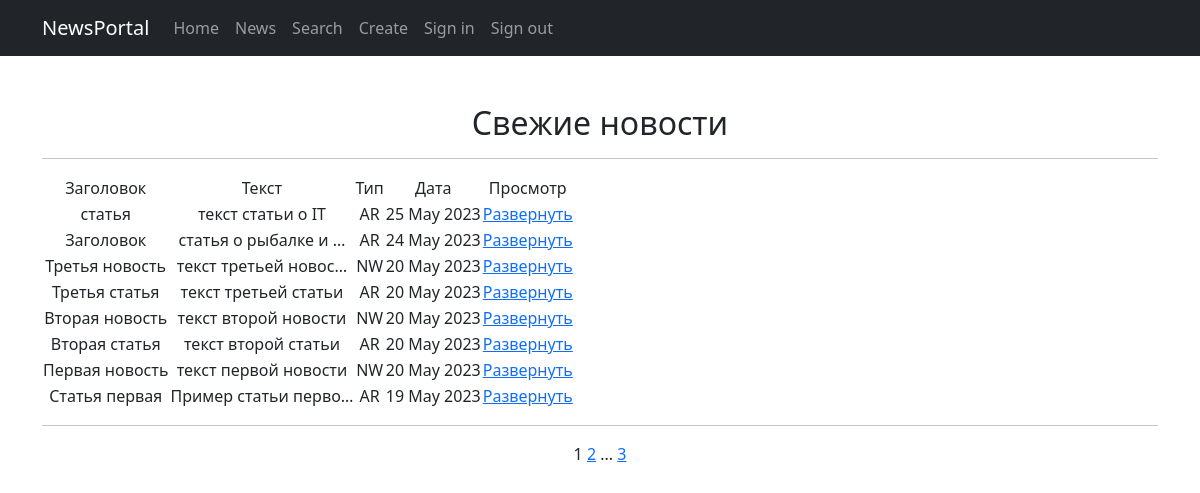
Page /news/ on the committed database.
### newsapp/models.py (models this page shows, shortened)
class Post(models.Model):
    news = 'NW'
    article = 'AR'
    CATEGORY_CHOISES = [
        (news, 'Новость'),
        (article, 'Статья'),
    ]
    category_type = models.CharField(max_length=2, choices=CATEGORY_CHOISES, default=news)
    title = models.CharField(max_length=255)
    description = models.TextField()
    date_creation = models.DateTimeField(auto_now_add=True)
    category = models.ForeignKey(
        to='Category',
        on_delete=models.CASCADE,
        related_name='posts',
    )

### newsapp/views.py (the view)
# urls.py: path('', PostList.as_view(), name='post_list'),
class PostList(ListView):
    model = Post
    ordering = '-id'
    template_name = 'posts.html'
    context_object_name = 'posts'
    paginate_by = 8
    def get_queryset(self):
        queryset = super().get_queryset()
        self.filterset = PostFilter(self.request.GET, queryset)
        return self.filterset.qs
    def get_context_data(self, **kwargs):
        context = super().get_context_data(**kwargs)
        context['time_now'] = datetime.utcnow()
        context['filterset'] = self.filterset
        return context

### newsapp/templatetags/custom_filters.py (called while the page is built)
@register.filter()
def censor(text):
    censored_list = []
    for i in text.split():
        if i.isdigit() is not True:
            if i.lower() in STOP_LIST:
                i = i[0] + '*'*(len(i) - 1)
                censored_list.append(i)
            else:
                censored_list.append(i)
        else:
            i = '<Ошибка>'
            censored_list.append(i)
    return ' '.join(censored_list)

### newsapp/templatetags/custom_tags.py (called while the page is built)
@register.simple_tag(takes_context=True)
def url_replace(context, **kwargs):
    d = context['request'].GET.copy()
    for k, v in kwargs.items():
        d[k] = v
    return d.urlencode()

### templates/posts.html (shortened to what this page needs)
{% extends 'flatpages/default.html' %}
{% load custom_filters %}
{% load custom_tags %}
{% block content %}
    <h2>Свежие новости</h2>
    <hr>
    {% if posts %}
        <table>
            <tr>
                <td>Заголовок</td>
                <td>Текст</td>
                <td>Тип</td>
                <td>Дата</td>
                <td>Просмотр</td>
            </tr>
            {% for post in posts %}
            <tr>
                <td>{{ post.title|censor }}</td>
                <td>{{ post.description|truncatechars:20|censor }}</td>
                <td>{{ post.category_type|truncatechars:2 }}</td>
                <td>{{ post.date_creation|date:'d M Y' }}</td>
                <td>
                    <a href="{% url 'post_detail' pk=post.id %}">Развернуть</a>
                </td>
                <td>
                </td>
            </tr>
            {% endfor %}
        </table>
            <hr>
    {% else %}
        <h2>Новостей еще нет!</h2>
    {% endif %}
   {{ page_obj.number }}
   {% if page_obj.has_next %}
       <a href="?{% url_replace page=page_obj.next_page_number %}">{{ page_obj.next_page_number }}</a>
       {% if paginator.num_pages != page_obj.next_page_number %}
           ...
           <a href="?{% url_replace page=page_obj.paginator.num_pages %}">{{ page_obj.paginator.num_pages }}</a>
       {% endif %}
   {% endif %}
{% endblock content %}

### templates/flatpages/default.html (shortened to what this page needs)
<!DOCTYPE html>
<html lang="en">
    <head>
        {% load static %}
        <link href="{% static 'css/styles.css' %}" rel="stylesheet" />
    </head>
    <body>
        <nav class="navbar navbar-expand-lg navbar-dark bg-dark static-top">
            <div class="container">
                <a class="navbar-brand" href="#">NewsPortal</a>
                <div class="collapse navbar-collapse" id="navbarResponsive">
                    <ul class="navbar-nav ml-auto">
                        <li class="nav-item">
                            <a class="nav-link" href=" /">Home</a>
                        </li>
                        <li class="nav-item">
                            <a class="nav-link" href="/news/">News</a>
                        </li>
                        <li class="nav-item">
                            <a class="nav-link" href="/news/search/">Search</a>
                        </li>
                        <li class="nav-item">
                            <a class="nav-link" href="/news/create/">Create</a>
                        </li>
                        <li class="nav-item">
                            <a class="nav-link" href="/accounts/login/">Sign in</a>
                        </li>
                        <li class="nav-item">
                            <a class="nav-link" href="/accounts/logout/">Sign out</a>
                        </li>
                    </ul>
                </div>
            </div>
        </nav>
        <div class="container">
            <div class="text-center mt-5">
                {% block content %}{% endblock content %}
            </div>
        </div>
    </body>
</html>

### rows in the picture
Post: title|censor "статья", description|censor "текст статьи о IT", category_type "AR", date_creation "25 May 2023"
Post: title|censor "Заголовок", description|censor "статья о рыбалке и …", category_type "AR", date_creation "24 May 2023"
Post: title|censor "Третья новость", description|censor "текст третьей новос…", category_type "NW", date_creation "20 May 2023"
Post: title|censor "Третья статья", description|censor "текст третьей статьи", category_type "AR", date_creation "20 May 2023"
Post: title|censor "Вторая новость", description|censor "текст второй новости", category_type "NW", date_creation "20 May 2023"
Post: title|censor "Вторая статья", description|censor "текст второй статьи", category_type "AR", date_creation "20 May 2023"
Post: title|censor "Первая новость", description|censor "текст первой новости", category_type "NW", date_creation "20 May 2023"
Post: title|censor "Статья первая", description|censor "Пример статьи перво…", category_type "AR", date_creation "19 May 2023"

### other values in the picture
{{ page_obj.number }} "1"
{{ page_obj.next_page_number }} "2"
{{ page_obj.paginator.num_pages }} "3"
